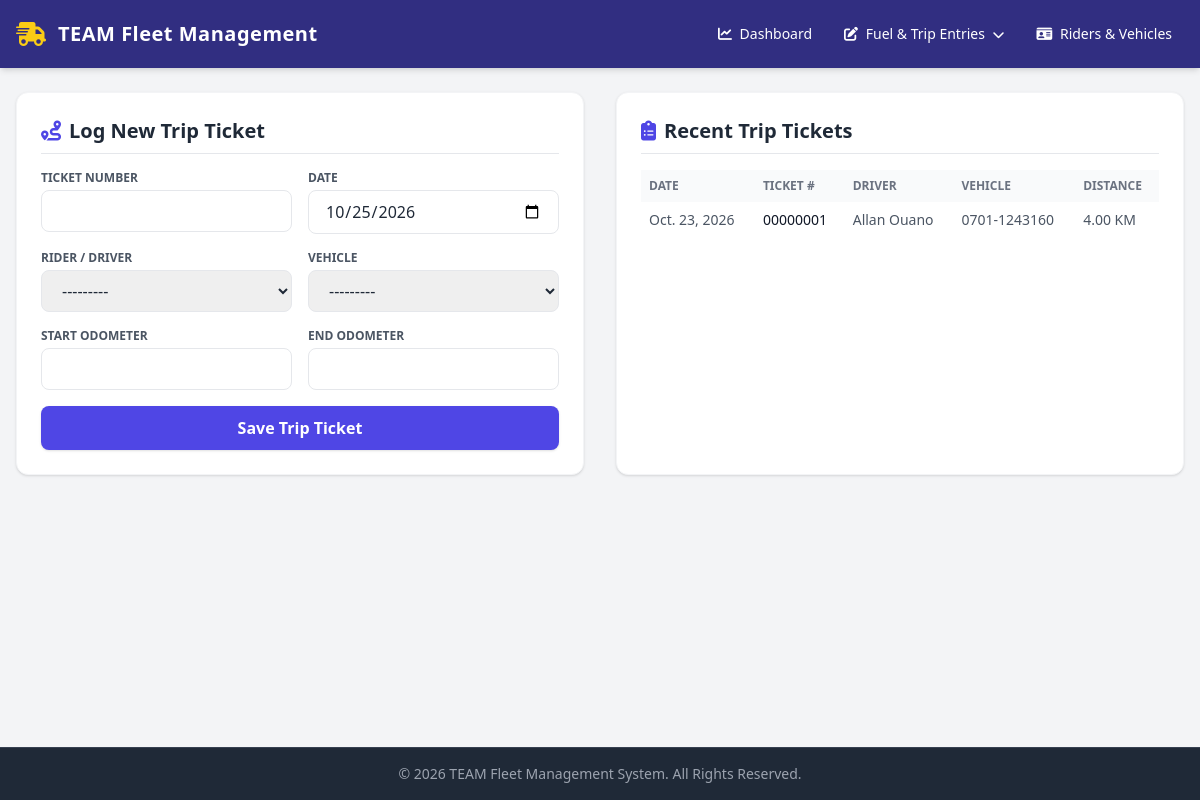
Page /legacy/entries/trip/ on the earlier database version.
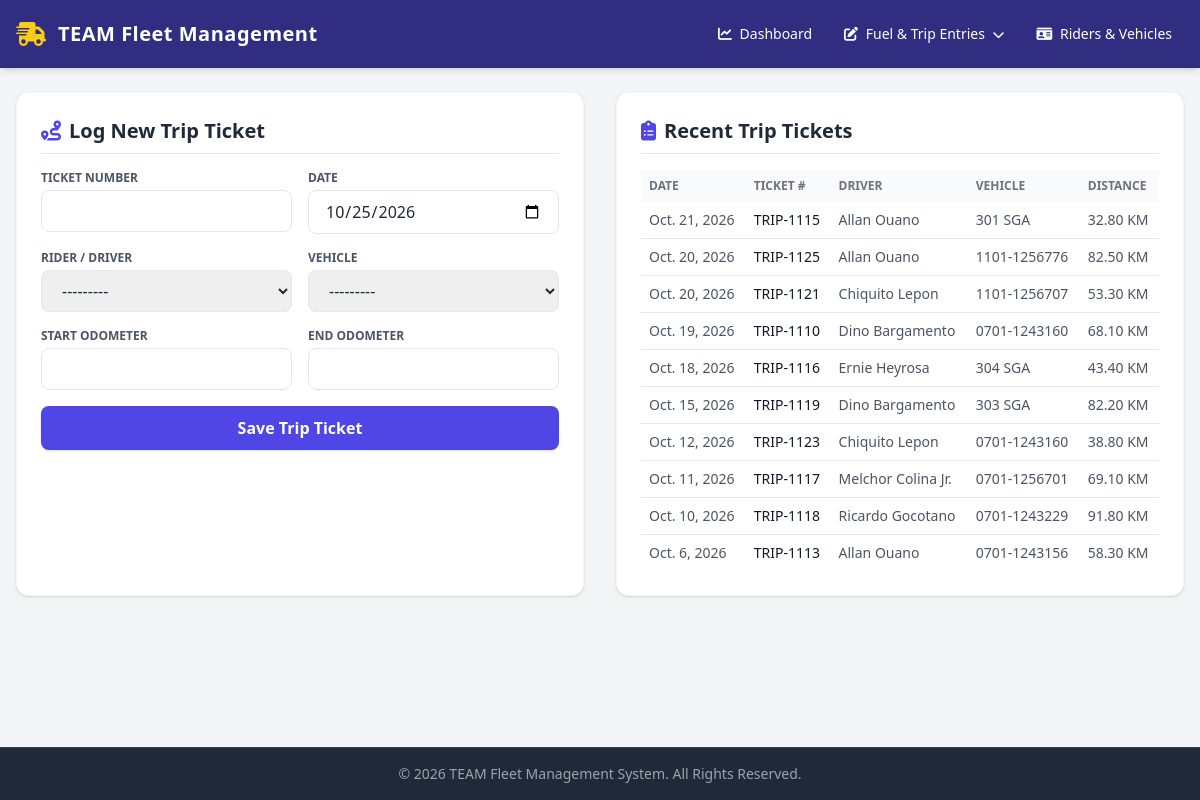
Same page on the later database version.
### apps/fleet/models.py (models this page shows, shortened)
class TripTicket(models.Model):
    STATUS_CHOICES = [
        ("Scheduled", "Scheduled"),
        ("In Progress", "In Progress"),
        ("Completed", "Completed"),
        ("Cancelled", "Cancelled"),
    ]
    ticket_number = models.CharField(
        max_length=50, unique=True, verbose_name="Trip Ticket Number"
    )
    date = models.DateField(default=timezone.now, verbose_name="Date")
    driver = models.ForeignKey(
        Rider, on_delete=models.CASCADE, related_name="trip_tickets"
    )
    vehicle = models.ForeignKey(
        Vehicle, on_delete=models.CASCADE, related_name="trip_tickets"
    )
    origin = models.CharField(max_length=200, default="Central Logistics Hub")
    destination = models.CharField(
        max_length=200, default="Regional Distribution Point"
    )
    purpose = models.CharField(
        max_length=255, blank=True, default="Operational Deliveries & Routing"
    )
    status = models.CharField(
        max_length=20, choices=STATUS_CHOICES, default="Completed"
    )
    start_odometer = models.FloatField(verbose_name="Start Odometer (KM)")
    end_odometer = models.FloatField(verbose_name="End Odometer (KM)")
    start_time = models.DateTimeField(null=True, blank=True)
    end_time = models.DateTimeField(null=True, blank=True)
    fuel_consumed_liters = models.DecimalField(
        max_digits=8, decimal_places=2, default=0.0
    )
    class Meta:
        verbose_name = "Trip Ticket"
        verbose_name_plural = "Trip Tickets"
        ordering = ["-date", "-id"]
    @property
    def total_distance(self):
        if self.end_odometer and self.start_odometer:
            return max(0.0, round(self.end_odometer - self.start_odometer, 2))
        return 0.0

class Rider(models.Model):
    STATUS_CHOICES = [
        ("Active", "Active"),
        ("On Leave", "On Leave"),
        ("Inactive", "Inactive"),
    ]
    driver_name = models.CharField(max_length=150, verbose_name="Driver / Rider Name")
    assigned_vehicle = models.ForeignKey(
        Vehicle,
        on_delete=models.SET_NULL,
        null=True,
        blank=True,
        related_name="assigned_riders",
    )
    status = models.CharField(
        max_length=20, choices=STATUS_CHOICES, default="Active", verbose_name="Status"
    )
    license_number = models.CharField(max_length=50, blank=True, default="")
    contact_number = models.CharField(max_length=30, blank=True, default="")
    safety_score = models.FloatField(default=95.0)
    total_trips = models.IntegerField(default=0)
    total_distance = models.FloatField(default=0.0)
    def __str__(self):
        return self.driver_name

class Vehicle(models.Model):
    VEHICLE_MAKE = [
        ("Yamaha", "Yamaha"),
        ("Honda", "Honda"),
        ("Toyota", "Toyota"),
        ("Ford", "Ford"),
        ("Suzuki", "Suzuki"),
        ("Nissan", "Nissan"),
        ("Mitsubishi", "Mitsubishi"),
        ("Isuzu", "Isuzu"),
        ("Hyundai", "Hyundai"),
        ("Kia", "Kia"),
    ]
    VEHICLE_MODEL = [
        ("NMAX", "NMAX"),
        ("Hilux", "Hilux"),
        ("Avanza", "Avanza"),
        ("F-150", "F-150"),
        ("Silverado", "Silverado"),
        ("Altima", "Altima"),
        ("Outlander", "Outlander"),
        ("D-Max", "D-Max"),
        ("Elantra", "Elantra"),
        ("Sorento", "Sorento"),
    ]
    VEHICLE_TYPE = [
        ("MTC", "Motorcycle"),
        ("SED", "Sedan"),
        ("SUV", "SUV"),
        ("TRK", "Truck"),
        ("VAN", "Van"),
    ]
    FUEL_TYPE = [
        ("GAS", "Gasoline"),
        ("DSL", "Diesel"),
        ("ELE", "Electric"),
        ("HYB", "Hybrid"),
    ]
    STATUS_CHOICES = [
        ("Active", "Active"),
        ("Maintenance", "Maintenance"),
        ("Inactive", "Inactive"),
    ]
    plate_number = models.CharField(
        max_length=20, unique=True, verbose_name="Plate Number"
    )
    vehicle_make = models.CharField(
        max_length=50,
        choices=VEHICLE_MAKE,
        verbose_name="Make",
    )
    vehicle_model = models.CharField(
        max_length=100,
        choices=VEHICLE_MODEL,
        verbose_name="Model Name",
    )
    vehicle_type = models.CharField(
        max_length=50,
        choices=VEHICLE_TYPE,
        verbose_name="Vehicle Type",
    )
    fuel_type = models.CharField(
        max_length=50,
        choices=FUEL_TYPE,
        verbose_name="Fuel Type",
    )
    mileage = models.DecimalField(
        max_digits=10,
        decimal_places=2,
        default=0.0,
        verbose_name="Mileage (KM)",
    )
    status = models.CharField(
        max_length=20,
        choices=STATUS_CHOICES,
        default="Active",
        verbose_name="Status",
    )
    current_latitude = models.FloatField(default=14.5995, null=True, blank=True)
    current_longitude = models.FloatField(default=120.9842, null=True, blank=True)
    current_speed = models.FloatField(default=0.0)
    current_heading = models.FloatField(default=0.0)
    current_fuel_level = models.FloatField(default=100.0)  # Percentage 0-100
    last_heartbeat = models.DateTimeField(null=True, blank=True)
    last_known_address = models.CharField(max_length=255, blank=True, default="")
    created_at = models.DateTimeField(auto_now_add=True)
    updated_at = models.DateTimeField(auto_now=True)
    class Meta:
        ordering = ["vehicle_make", "vehicle_model"]
        verbose_name = "Vehicle"
        verbose_name_plural = "Vehicles"
    def __str__(self):
        return f"{self.vehicle_make} {self.vehicle_model} ({self.plate_number})"

### apps/fleet/views.py (the view)
# urls.py: path('legacy/entries/trip/', views.trip_entry_view, name='trip_entry'),
def trip_entry_view(request):
    trip_form = TripTicketForm(request.POST or None, prefix="trip")
    if request.method == "POST":
        if trip_form.is_valid():
            trip_form.save()
            messages.success(request, "Trip Ticket created successfully!")
            return redirect("trip_entry")
        messages.error(request, "Please fix errors in the submitted form.")
    recent_trips = TripTicket.objects.select_related("driver", "vehicle").order_by("-date", "-id")[:10]
    return render(
        request, "fleet/trip_entry_form.html",
        {"trip_form": trip_form, "recent_trips": recent_trips}
    )

### apps/fleet/templates/fleet/trip_entry_form.html (shortened to what this page needs)
{% extends 'fleet/base.html' %}  {% block content %}
<div class="grid grid-cols-1 lg:grid-cols-2 gap-8">
  <div class="bg-white p-6 rounded-xl shadow border border-gray-100">
    <h2
      class="text-xl font-bold text-gray-800 mb-4 pb-2 border-b flex items-center"
    >
      <i class="fa-solid fa-route text-indigo-600 mr-2"></i> Log New Trip Ticket
    </h2>
    <form method="POST" action="" class="space-y-4">
      <div class="grid grid-cols-1 sm:grid-cols-2 gap-4">
        <div>
          <label
            class="block text-xs font-semibold uppercase text-gray-600 mb-1"
            >Ticket Number</label
          >
          {{ trip_form.ticket_number }}
        </div>
        <div>
          <label
            class="block text-xs font-semibold uppercase text-gray-600 mb-1"
            >Date</label
          >
          {{ trip_form.date }}
        </div>
      </div>
      <div class="grid grid-cols-1 sm:grid-cols-2 gap-4">
        <div>
          <label
            class="block text-xs font-semibold uppercase text-gray-600 mb-1"
            >Rider / Driver</label
          >
          {{ trip_form.driver }}
        </div>
        <div>
          <label
            class="block text-xs font-semibold uppercase text-gray-600 mb-1"
            >Vehicle</label
          >
          {{ trip_form.vehicle }}
        </div>
      </div>
      <div class="grid grid-cols-1 sm:grid-cols-2 gap-4">
        <div>
          <label
            class="block text-xs font-semibold uppercase text-gray-600 mb-1"
            >Start Odometer</label
          >
          {{ trip_form.start_odometer }}
        </div>
        <div>
          <label
            class="block text-xs font-semibold uppercase text-gray-600 mb-1"
            >End Odometer</label
          >
          {{ trip_form.end_odometer }}
        </div>
      </div>
      <button
        type="submit"
        class="w-full bg-indigo-600 hover:bg-indigo-700 text-white py-2.5 rounded-lg font-bold shadow transition"
      >
        Save Trip Ticket
      </button>
    </form>
  </div>
  <div class="bg-white p-6 rounded-xl shadow border border-gray-100">
    <h2
      class="text-xl font-bold text-gray-800 mb-4 pb-2 border-b flex items-center"
    >
      <i class="fa-solid fa-clipboard-list text-indigo-600 mr-2"></i> Recent
      Trip Tickets
    </h2>
    <div class="overflow-x-auto">
      <table class="w-full text-left text-sm text-gray-600">
        <thead class="bg-gray-50 text-xs uppercase text-gray-500">
          <tr>
            <th class="p-2">Date</th>
            <th class="p-2">Ticket #</th>
            <th class="p-2">Driver</th>
            <th class="p-2">Vehicle</th>
            <th class="p-2">Distance</th>
          </tr>
        </thead>
        <tbody class="divide-y">
          {% for trip in recent_trips %}
          <tr>
            <td class="p-2 whitespace-nowrap">{{ trip.date }}</td>
            <td class="p-2 whitespace-nowrap font-medium text-gray-900">
              {{ trip.ticket_number }}
            </td>
            <td class="p-2">{{ trip.driver.driver_name }}</td>
            <td class="p-2 whitespace-nowrap">
              {{ trip.vehicle.plate_number }}
            </td>
            <td class="p-2 whitespace-nowrap">
              {{ trip.total_distance|floatformat:2 }} KM
            </td>
          </tr>
          {% empty %}
          <tr>
            <td colspan="6" class="p-4 text-center text-gray-400">
              No trip tickets logged yet.
            </td>
          </tr>
          {% endfor %}
        </tbody>
      </table>
    </div>
  </div>
</div>
{% endblock %}

Differences in the rows shown:
removed TripTicket: date "Oct. 23, 2026", ticket_number "00000001", driver.driver_name "Allan Ouano", vehicle.plate_number "0701-1243160", total_distance "4.00"
added TripTicket: date "Oct. 21, 2026", ticket_number "TRIP-1115", driver.driver_name "Allan Ouano", vehicle.plate_number "301 SGA", total_distance "32.80"
added TripTicket: date "Oct. 20, 2026", ticket_number "TRIP-1125", driver.driver_name "Allan Ouano", vehicle.plate_number "1101-1256776", total_distance "82.50"
added TripTicket: date "Oct. 20, 2026", ticket_number "TRIP-1121", driver.driver_name "Chiquito Lepon", vehicle.plate_number "1101-1256707", total_distance "53.30"
added TripTicket: date "Oct. 19, 2026", ticket_number "TRIP-1110", driver.driver_name "Dino Bargamento", vehicle.plate_number "0701-1243160", total_distance "68.10"
added TripTicket: date "Oct. 18, 2026", ticket_number "TRIP-1116", driver.driver_name "Ernie Heyrosa", vehicle.plate_number "304 SGA", total_distance "43.40"
added TripTicket: date "Oct. 15, 2026", ticket_number "TRIP-1119", driver.driver_name "Dino Bargamento", vehicle.plate_number "303 SGA", total_distance "82.20"
added TripTicket: date "Oct. 12, 2026", ticket_number "TRIP-1123", driver.driver_name "Chiquito Lepon", vehicle.plate_number "0701-1243160", total_distance "38.80"
added TripTicket: date "Oct. 11, 2026", ticket_number "TRIP-1117", driver.driver_name "Melchor Colina Jr.", vehicle.plate_number "0701-1256701", total_distance "69.10"
added TripTicket: date "Oct. 10, 2026", ticket_number "TRIP-1118", driver.driver_name "Ricardo Gocotano", vehicle.plate_number "0701-1243229", total_distance "91.80"
added TripTicket: date "Oct. 6, 2026", ticket_number "TRIP-1113", driver.driver_name "Allan Ouano", vehicle.plate_number "0701-1243156", total_distance "58.30"
